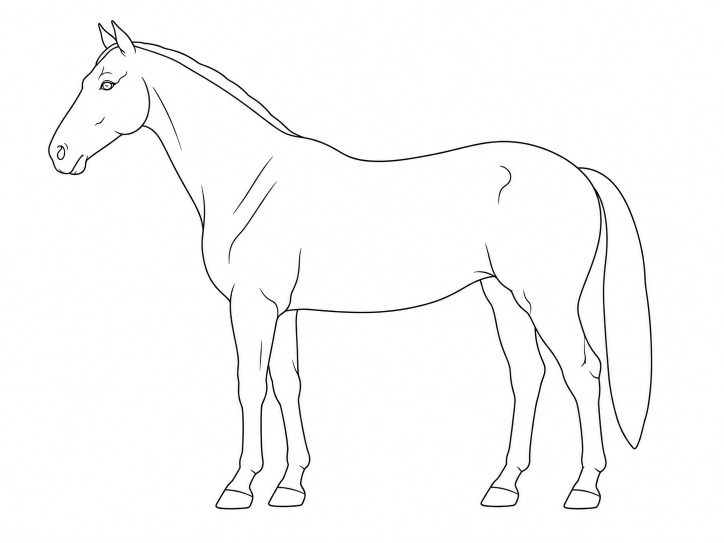
#> input picture equo-app-src/disegni-mappe/1-cavallo-sinistra.png, 1448 x 1086 px (shown at 1/2 size)
$ python traccia.py
#> lines starting #> are read from the running program, lines starting #| are printed output that depends on the picture; after the words box and inside, x2 and y2 are one past the last pixel; in counts of white or black regions, pixels touching at a corner belong together
import sys, numpy as np, potrace
from PIL import Image
def traccia(src, dst, specchia=False, soglia=150):
#> called with src = '1-cavallo-sinistra.png', dst = 'cavallo-sinistra.svg', specchia = False, soglia = 150
    im = Image.open(src).convert("L")
    if specchia: im = im.transpose(Image.FLIP_LEFT_RIGHT)
    w, h = im.size
#> w = 1448; h = 1086
    k = 2 if max(w, h) < 1600 else 1
#> k = 2
    im = im.resize((w*k, h*k), Image.LANCZOS)
#> im: PIL image 2896x2172 L
    a = np.array(im) < soglia
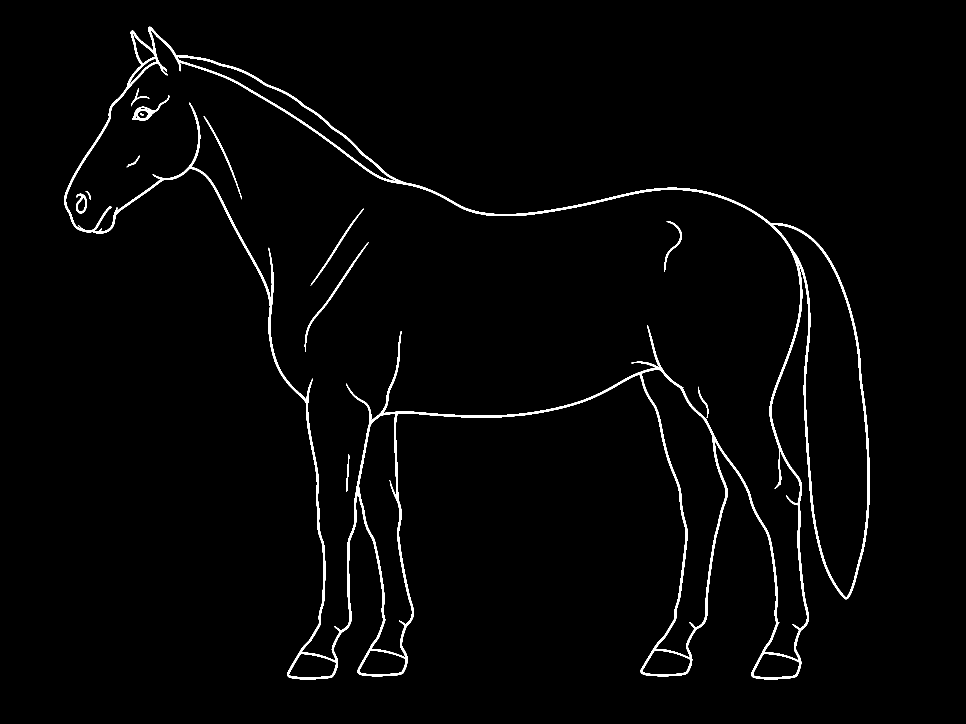
#> a: shape (2172, 2896) bool (shown at 1/3 size); 1.8% white; 13 white regions, largest, box (x1, y1, x2, y2) and area: (193, 80, 2609, 2038) 104901, (914, 726, 1106, 1056) 1750, (396, 286, 508, 362) 1447
    m = 6 * k; a[:m, :] = False; a[-m:, :] = False; a[:, :m] = False; a[:, -m:] = False   # bordo dell immagine: niente cornice
#> after `m = 6 * k`: m = 12
    bm = potrace.Bitmap(a)
    plist = bm.trace(turdsize=6, alphamax=1.0, opticurve=True, opttolerance=0.2)
    parts = []
    for curve in plist:
        fs = curve.start_point
        d = [f"M{fs.x/k:.1f},{fs.y/k:.1f}"]
        for seg in curve.segments:
            if seg.is_corner:
                d.append(f"L{seg.c.x/k:.1f},{seg.c.y/k:.1f}L{seg.end_point.x/k:.1f},{seg.end_point.y/k:.1f}")
            else:
                d.append(f"C{seg.c1.x/k:.1f},{seg.c1.y/k:.1f} {seg.c2.x/k:.1f},{seg.c2.y/k:.1f} {seg.end_point.x/k:.1f},{seg.end_point.y/k:.1f}")
        xs = [fs.x] + [sg.end_point.x for sg in curve.segments]; ys = [fs.y] + [sg.end_point.y for sg in curve.segments]
        if min(xs) <= 1 and min(ys) <= 1 and max(xs) >= w*k - 1 and max(ys) >= h*k - 1: continue   # cornice dell'immagine aggiunta da potrace
        parts.append("".join(d) + "Z")
    svg = f'<svg xmlns="http://www.w3.org/2000/svg" viewBox="0 0 {w} {h}"><path fill="currentColor" fill-rule="evenodd" d="{"".join(parts)}"/></svg>'
    open(dst, "w").write(svg)
    print(dst, w, h, len(svg)//1024, "KB")
traccia("1-cavallo-sinistra.png", "cavallo-sinistra.svg")
#> (the call stopped at in traccia, `bm = potrace.Bitmap(a)`: potrace is not available in this run)
traccia("1-cavallo-sinistra.png", "cavallo-destra.svg", specchia=True)
#> call 2 of traccia, with src = '1-cavallo-sinistra.png', dst = 'cavallo-destra.svg', specchia = True, soglia = 150
#> in traccia (call 2), `if specchia: im = im.transpose(Image.FLIP_LEFT_RIGHT)`:
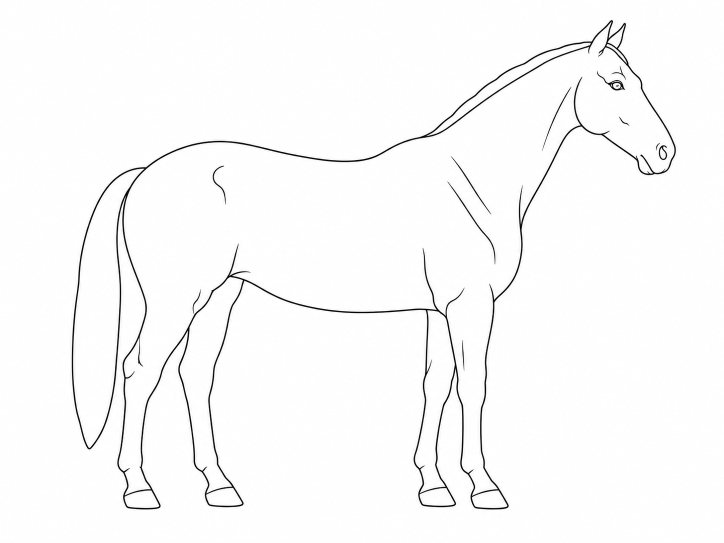
#> im: PIL image 1448x1086 L (shown at 1/2 size); min 0, max 255, mean 249.8
#> in traccia (call 2), `a = np.array(im) < soglia`: a: shape (2172, 2896) bool; 1.8% white; 13 white regions, largest, box (x1, y1, x2, y2) and area: (287, 80, 2703, 2038) 104901, (1790, 726, 1982, 1056) 1750, (2388, 286, 2500, 362) 1447
#> (the call stopped at in traccia, `bm = potrace.Bitmap(a)`: potrace is not available in this run)
traccia("3-cavallo-davanti.png", "cavallo-davanti.svg")
#> call 3 of traccia, with src = '3-cavallo-davanti.png', dst = 'cavallo-davanti.svg', specchia = False, soglia = 150
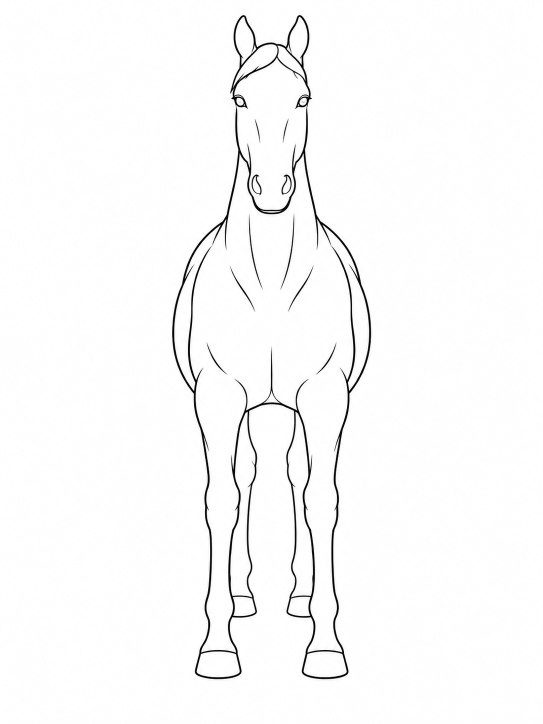
#> input picture equo-app-src/disegni-mappe/3-cavallo-davanti.png, 1086 x 1448 px (shown at 1/2 size)
#> in traccia (call 3), `a = np.array(im) < soglia`: a: shape (2896, 2172) bool; 1.9% white; 12 white regions (1 under 20 px), largest, box (x1, y1, x2, y2) and area: (689, 60, 1484, 2717) 110506, (1123, 865, 1177, 1155) 1291, (996, 868, 1049, 1154) 1258
#> (the call stopped at in traccia, `bm = potrace.Bitmap(a)`: potrace is not available in this run)
traccia("4-cavallo-dietro.png", "cavallo-dietro.svg")
#> call 4 of traccia, with src = '4-cavallo-dietro.png', dst = 'cavallo-dietro.svg', specchia = False, soglia = 150
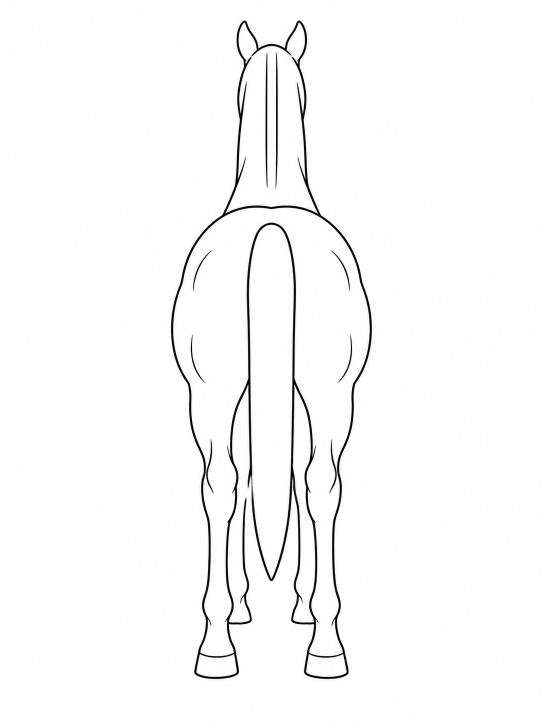
#> input picture equo-app-src/disegni-mappe/4-cavallo-dietro.png, 1086 x 1448 px (shown at 1/2 size)
#> in traccia (call 4), `a = np.array(im) < soglia`:
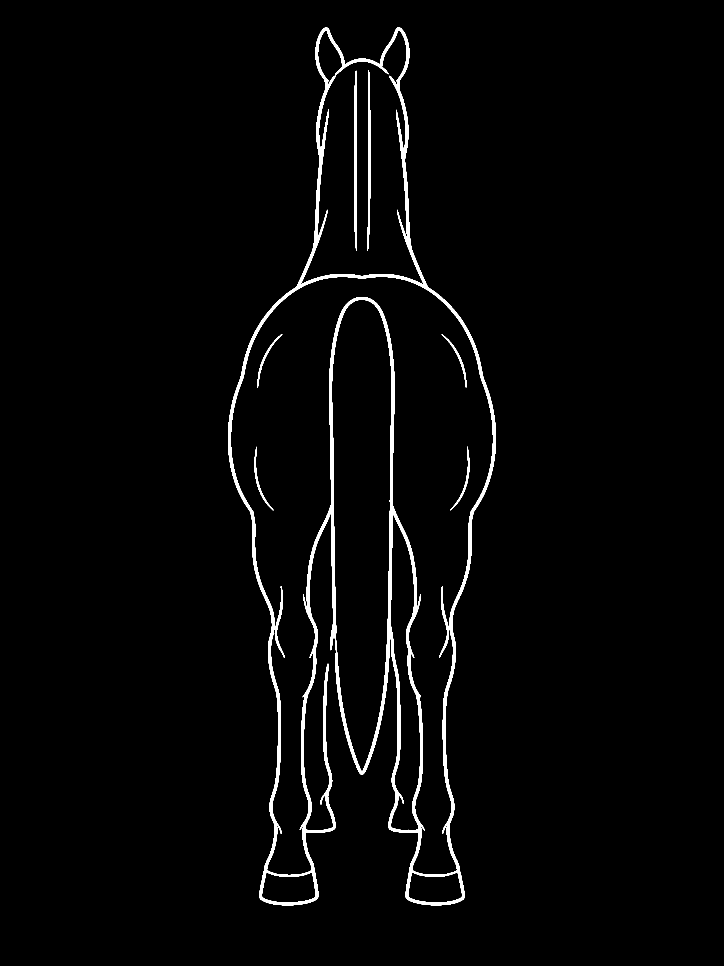
#> a: shape (2896, 2172) bool (shown at 1/3 size); 2.1% white; 9 white regions, largest, box (x1, y1, x2, y2) and area: (684, 82, 1488, 2716) 121934, (1062, 212, 1070, 752) 3366, (1102, 210, 1111, 753) 3260
#> (the call stopped at in traccia, `bm = potrace.Bitmap(a)`: potrace is not available in this run)
traccia("5-cavallo-alto.png", "cavallo-alto.svg")
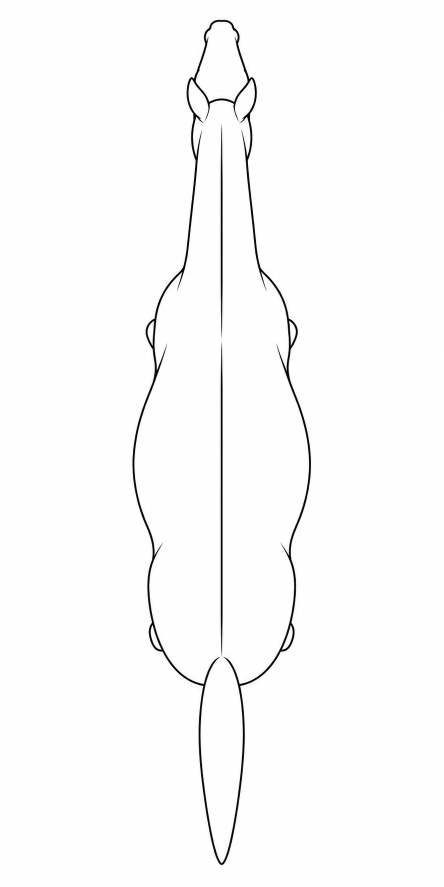
#> input picture equo-app-src/disegni-mappe/5-cavallo-alto.png, 887 x 1774 px (shown at 1/2 size)
#> in traccia (call 5), `a = np.array(im) < soglia`:
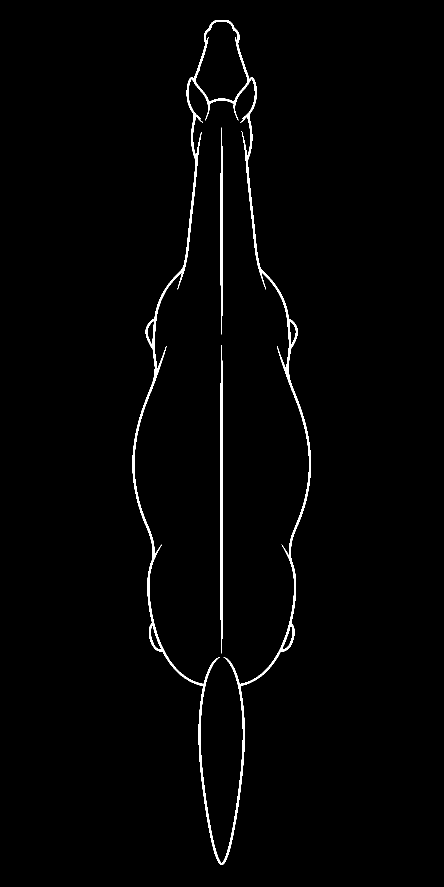
#> a: shape (1774, 887) bool (shown at 1/2 size); 1.4% white; 3 white regions, box (x1, y1, x2, y2) and area: (265, 40, 622, 1730) 17961, (441, 690, 445, 1307) 2252, (441, 255, 445, 669) 1379
#> (the call stopped at in traccia, `bm = potrace.Bitmap(a)`: potrace is not available in this run)
